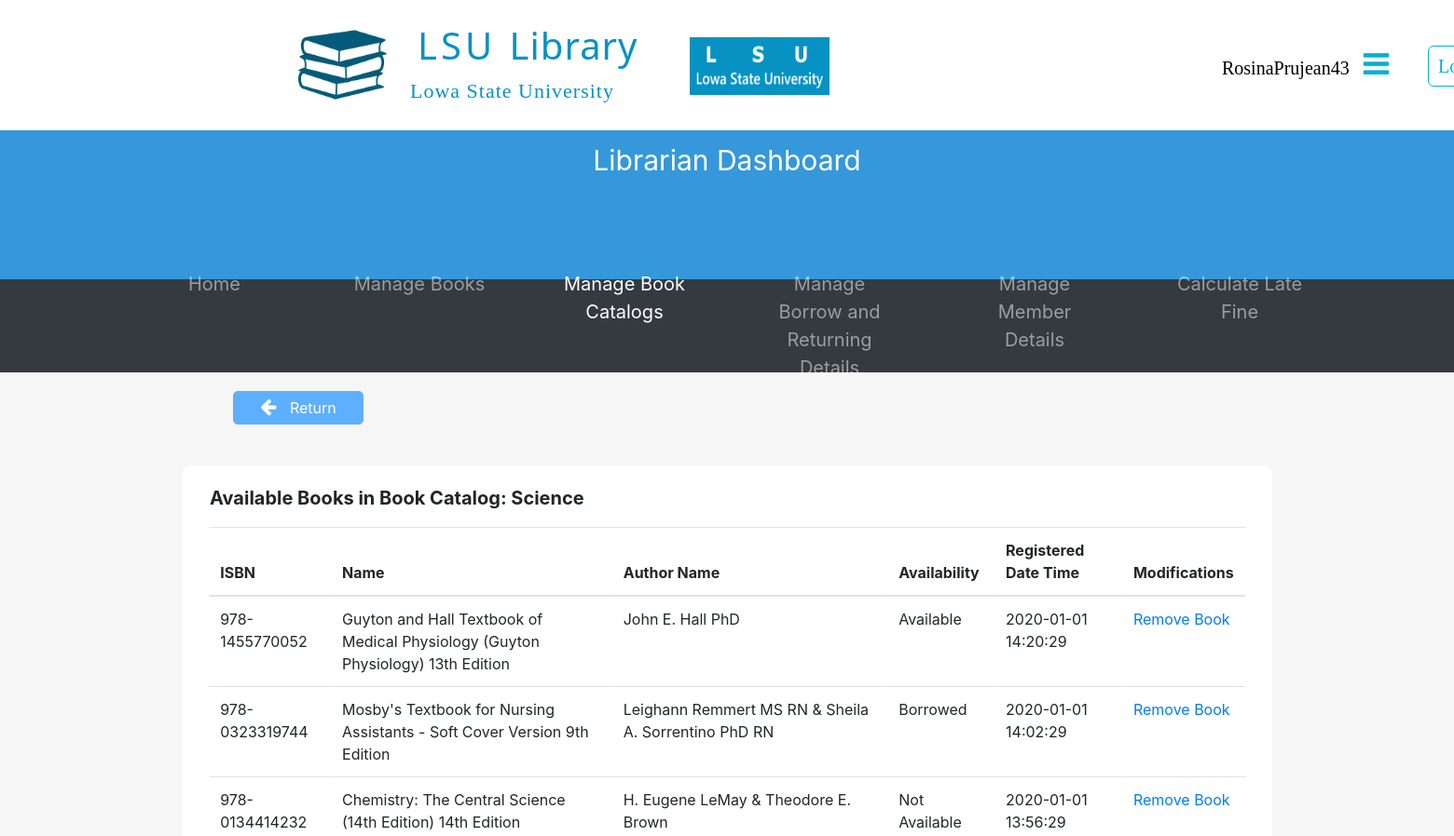
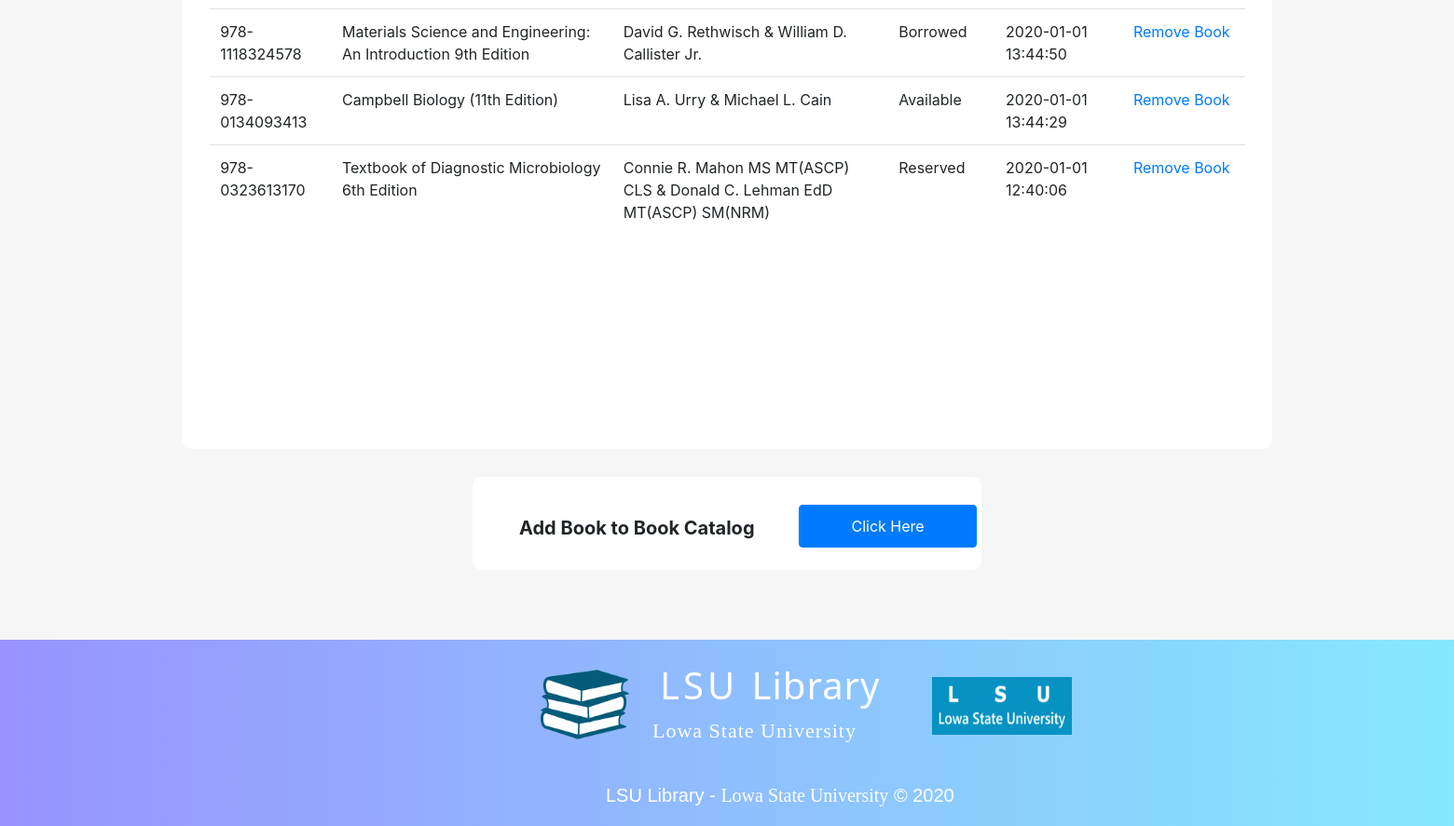
The page /librarianDashboard/2.manageBookCatalog/viewBooks.php?id=22450002 (signed in) on the database its author committed (2 pictures, top to bottom).
### tables this page shows
CREATE TABLE BookCatalog(
  CatalogID INT(8) AUTO_INCREMENT,
  Name VARCHAR(40) NOT NULL,
  NoOfBooks INT DEFAULT '0',
  CreatedDateTime DATETIME DEFAULT CURRENT_TIMESTAMP,
  PRIMARY KEY (CatalogID)
);

CREATE TABLE Book(
  ISBN VARCHAR(17) NOT NULL,
  Name VARCHAR(200) NOT NULL,
  bcCategoryID INT(8) NOT NULL,
  baAvailabilityID INT(8) NOT NULL,
  ReserveDateTime DATETIME,
  uUserID_ReservedBy INT(8),
  RegisteredDateTime DATETIME DEFAULT CURRENT_TIMESTAMP,
  PRIMARY KEY (ISBN),
  FOREIGN KEY (bcCategoryID) REFERENCES BookCategory (CategoryID),
  FOREIGN KEY (baAvailabilityID) REFERENCES BookAvailability (AvailabilityID),
  FOREIGN KEY (uUserID_ReservedBy) REFERENCES User (UserID)
);

CREATE TABLE BookAuthor(
  bISBN VARCHAR(17) NOT NULL,
  Author VARCHAR(50) NOT NULL,
  PRIMARY KEY (bISBN, Author),
  FOREIGN KEY (bISBN) REFERENCES Book (ISBN)
);

CREATE TABLE BookAvailability(
  AvailabilityID INT(8) AUTO_INCREMENT,
  Availability VARCHAR(15) NOT NULL,
  PRIMARY KEY (AvailabilityID)
);

### librarianDashboard/2.manageBookCatalog/viewBooks.php (the view, shortened to what this page needs)
<?php
  include_once("../../LSULibraryDBConnection.php");
  $bookCatalogID = $_GET['id'];
      ?> <script>
<!DOCTYPE html>
<html>
  <head>
    <link rel="stylesheet" href="../../assets/css/defaultLayout.css">
    <link rel="stylesheet" href="https://cdnjs.cloudflare.com/ajax/libs/font-awesome/4.7.0/css/font-awesome.min.css">
    <link rel="stylesheet" href="../../assets/bootstrap/css/bootstrap.min.css">
  </head>
  <body>
        <div style="height: 140px; width: 100%;">
              <div id="logoSection">
		<a href="../librarianDashboard.php">
                  <img src="../../assets/Images/LSULibraryLogo.png" alt="LSU Library Logo" id="lsuLibraryLogoIcon">
                </a>
                <h1 id="mainTitle"> LSU <span id="mainTitleSpan">Library</span> </h1>
                <p id="mainTitleSub">Lowa State University</p>
                <img src="../../assets/Images/LSUUniversityLogo.png" alt="LSU Logo" id="lsuLogoIcon">
              </div>
              <table id="navSection">
                <tr>
                  <td class="navItem" id="navItem1">
                    <a href="../5.accountDetails/librarianAccountDetails.php" data-toggle="popover" data-trigger="hover" data-placement="bottom" title="Options"
                    data-content="View Account Details" style="color: black;">
                      <?php echo $_SESSION['username']; ?> &nbsp
                      <i class="fa fa-bars" style="font-size: 32px;
                                                  color: #00B1D2FF;"></i> &nbsp
                    </a>
                  </td>
                  <td class="navItem" id="navItem2">
                    <a href="../../logout.php">Logout</a>
                  </td>
                </tr>
              </table>
        </div>
            <div style="background-color: #3498DB;
                        width: 100%;
                        height: 160px;">
              <p style="font-size: 30px;
                        color: white;
                        text-align: center;
                        padding-top: 10px;">Librarian Dashboard</p>
              <div style="position: absolute;
                          left: 50%;
                          transform: translate(-50%,-0%);">
              </div>
            </div>
            <nav class="navbar navbar-expand-sm bg-dark navbar-dark" style="height: 100px;">
              <ul class="navbar-nav" style="text-align: center;
                                            position: absolute;
                                            left: 50%;
                                            transform: translate(-50%,-0%);
                                            font-size: 20px;">
                <li class="nav-item">
                  <a class="nav-link" href="../librarianDashboard.php">Home</a>
                </li>
                <li class="nav-item">
                  <a class="nav-link" href="../1.manageBooks/manageBooks.php">Manage Books</a>
                </li>
                <li class="nav-item active">
                  <a class="nav-link" href="manageBookCatalog.php">Manage Book Catalogs</a>
                </li>
                <li class="nav-item">
                  <a class="nav-link" href="#">Manage Borrow and Returning Details</a>
                </li>
                <li class="nav-item">
                  <a class="nav-link" href="#">Manage Member Details</a>
                </li>
                <li class="nav-item">
                  <a class="nav-link" href="#">Calculate Late Fine</a>
                </li>
              </ul>
            </nav>
          <div style="width: 100%;
                      height: 1185px;
                      background-color: #F6F6F6;">
            <button type="button" name="return" style="color: #FFFFFF;
                                                      background-color: #5EAFFF;
                                                      border: 1px solid #5EAFFF;
                                                      padding: 5px;
                                                      border-radius: 5px;
                                                      width: 140px;
                                                      position: absolute;
                                                      top: 420px;
                                                      left: 250px;" onClick="window.location.href = 'manageBookCatalog.php';">
              <i class="fa fa-arrow-left" style="font-size: 20px;
                                                margin-right: 10px;"></i>
              Return
            </button>
            <div style="width: 75%;
                        height: 880px;
                        background-color: #FFFFFF;
                        border-radius: 10px;
                        position: relative;
                        left: 50%;
                        transform: translateX(-50%);
                        top: 100px;">
                <?php
                  $bookCatalogNameSQL = "SELECT Name FROM BookCatalog WHERE CatalogID = '$bookCatalogID';";
                  $bookCatalogNameResult = mysqli_query($databaseConn, $bookCatalogNameSQL);
                  $bookCatalogName = "";
                  while($bookCatalogNameRow = mysqli_fetch_array($bookCatalogNameResult)){
                    $bookCatalogName = $bookCatalogNameRow["Name"];
                  }
                ?>
              <p style="font-size: 20px;
                        padding-left: 30px;
                        padding-top: 20px;"><b>Available Books in Book Catalog: <?php echo $bookCatalogName; ?></b></p>
              <div style="width: 95%;
                          height: 790px;
                          background-color: white;
                          position: absolute;
                          left: 50%;
                          transform: translateX(-50%);
                          overflow-y: scroll;">
                <?php
                  $bookDetailsSQL = "SELECT b.ISBN, b.Name, ba.Availability, b.RegisteredDateTime FROM Book b
                                    INNER JOIN BookAvailability ba ON ba.AvailabilityID = b.baAvailabilityID
                                    INNER JOIN BookCatalogHasBook bchb ON bchb.bISBN = b.ISBN
                                    INNER JOIN BookCatalog bc ON bc.CatalogID = bchb.bcCatalogID
                                    WHERE bchb.bcCatalogID = '$bookCatalogID'
                                    ORDER BY RegisteredDateTime DESC;";
                  $bookDetailsResult = mysqli_query($databaseConn, $bookDetailsSQL);
                ?>
                <table class="table table-hover fixed_header" style="border-radius: 10px;">
                  <thead>
                    <tr>
                      <th> ISBN </th>
                      <th> Name </th>
                      <th> Author Name </th>
                      <th> Availability </th>
                      <th> Registered Date Time </th>
                      <th> Modifications </th>
                    </tr>
                  </thead>
                  <tbody>
                      <?php
                        while($bookDetailsRow = mysqli_fetch_array($bookDetailsResult)){
                          $ISBN = $bookDetailsRow["ISBN"];
                      ?>
                    <tr>
                      <td title="ISBN"><?php echo $ISBN ?></td>
                      <td title="Book Name"><?php echo $bookDetailsRow["Name"]; ?></td>
                        <?php
                          $bookAuthorSQL = "SELECT Author FROM BookAuthor WHERE bISBN = '$ISBN';";
                          $bookAuthorResult = mysqli_query($databaseConn, $bookAuthorSQL);
                          $bookAuthorRowCount = mysqli_num_rows($bookAuthorResult);
                          if($bookAuthorRowCount == 1){
                            while($bookAuthorRow = mysqli_fetch_array($bookAuthorResult)){
                              ?><td  title="Book Author"><?php echo $bookAuthorRow["Author"]; ?></td><?php
                            }
                          }
                          else if($bookAuthorRowCount == 2){
                            $bookAuthor = [];
                            while($bookAuthorRow = mysqli_fetch_array($bookAuthorResult)){
                              $bookAuthor[] = $bookAuthorRow["Author"];
                            }
                            ?><td  title="Book Author"><?php echo $bookAuthor[0]." & ".$bookAuthor[1]; ?></td><?php
                          }
                        ?>
                      <td title="Availability"><?php echo $bookDetailsRow["Availability"]; ?></td>
                      <td title="Registered Date Time"><?php echo $bookDetailsRow["RegisteredDateTime"]; ?></td>
                      <td>
						            <a href="removeBook.php?id=<?php echo $bookCatalogID; ?>&isbn=<?php echo $ISBN ?>"
                          onClick="return confirm('This book will be removed from this catalog.\nAre you such you want to continue?')">
                          Remove Book
                        </a>
                      </td>
                    </tr>
                      <?php } ?>
                  </tbody>
                </table>
              </div>
            </div>
            <div style="width: 35%;
                        height: 100px;
                        background-color: #FFFFFF;
                        border-radius: 10px;
                        position: relative;
                        left: 50%;
                        transform: translateX(-50%);
                        top: 130px;">
              <p style="font-size: 20px;
                        padding-left: 50px;
                        padding-top: 40px;"><b>Add Book to Book Catalog</b></p>
              <button type="button" class="btn btn-primary" data-toggle="modal" data-target="#addBookModal"
               style="padding: 10px;
                      width: 35%;
                      position: absolute;
                      left: 350px;
                      top: 30px;">
                Click Here
              </button>
            </div>
          </div>
          <div id="footer">
            <div id="footerLogoSection">
              <img src="../../assets/images/LSULibraryLogo.png" alt="LSU Library Logo" id="lsuLibraryLogoIcon">
              <h1 id="mainTitle"> LSU <span id="mainTitleSpan">Library</span> </h1>
              <p id="mainTitleSub">Lowa State University</p>
              <img src="../../assets/images/LSUUniversityLogo.png" alt="LSU Logo" id="lsuLogoIcon">
            </div>
            <p id="footerText1Main">LSU Library - <span id="footerText1Sub">Lowa State University</span> &copy; 2020</p>
          </div>
  </body>
</html>

### assets/css/defaultLayout.css (style rules this page uses)
* { margin: 0; }
#lsuLibraryLogoIcon { height: 95px; width: 95px; position: relative; top: 122px; left: -120px; }
#logoSection { position: relative; top: -100px; left: 440px; }
#mainTitle { color: #0692c2; letter-spacing: 4px; font-family: 'Noto Sans', sans-serif; font-size: 40px; padding-top: 30px; padding-left: 8px; }
#mainTitleSpan { letter-spacing: 1px; }
#mainTitleSub { font-size: 22px; font-family: verdana; color: #0692c2; letter-spacing: 1px; }
#lsuLogoIcon { height: 62px; width: 150px; position: relative; top: -90px; left: 300px; }
#navSection { position: relative; top: -240px; left: 1280px; }
.navItem { padding-left: 20px; }
.navItem a { font-size: 25px; text-decoration: none; color: #00B1D2FF; font-family: verdana; font-size: 20px; border-style: solid; border-width: thin; border-radius: 6px; padding: 10px; }
#navItem1 a { border-color: white; transition-duration: 0.4s; }
#navItem2 a { transition-duration: 0.4s; }
#footer { background-image: linear-gradient(to right, #9993ff, #86e9fd); height: 200px; }
#footerLogoSection { position:relative; top: -100px; left: 700px; }
#footerLogoSection h1 { color: white; }
#footerLogoSection span { color: white; }
#footerLogoSection p { color: white; }
#footerText1Main { position: relative; top: -140px; left: 650px; font-family: sans-serif; font-size: 20px; color: white; }
#footerText1Sub { font-family: serif; font-size: 20px; color: white; }

### librarianDashboard/2.manageBookCatalog/viewBooks.php (style rules this page uses)
nav li { margin-left:30px; margin-right:30px; width: 160px; }

### rows shown on the page
bookcatalog: Name "Science"
book: ISBN "978-1455770052", Name "Guyton and Hall Textbook of Medical Physiology (Guyton Physiology) 13th Edition", baAvailabilityID.Availability "Available", RegisteredDateTime "2020-01-01 14:20:29"
bookauthor: Author "John E. Hall PhD"
book: ISBN "978-0323319744", Name "Mosby's Textbook for Nursing Assistants - Soft Cover Version 9th Edition", bookAuthor "Leighann Remmert MS RN", bookAuthor "Sheila A. Sorrentino PhD RN", baAvailabilityID.Availability "Borrowed", RegisteredDateTime "2020-01-01 14:02:29"
book: ISBN "978-0134414232", Name "Chemistry: The Central Science (14th Edition) 14th Edition", bookAuthor "H. Eugene LeMay", bookAuthor "Theodore E. Brown", baAvailabilityID.Availability "Not Available", RegisteredDateTime "2020-01-01 13:56:29"
book: ISBN "978-1118324578", Name "Materials Science and Engineering: An Introduction 9th Edition", bookAuthor "David G. Rethwisch", bookAuthor "William D. Callister Jr.", baAvailabilityID.Availability "Borrowed", RegisteredDateTime "2020-01-01 13:44:50"
book: ISBN "978-0134093413", Name "Campbell Biology (11th Edition)", bookAuthor "Lisa A. Urry", bookAuthor "Michael L. Cain", baAvailabilityID.Availability "Available", RegisteredDateTime "2020-01-01 13:44:29"
book: ISBN "978-0323613170", Name "Textbook of Diagnostic Microbiology 6th Edition", bookAuthor "Connie R. Mahon MS MT(ASCP) CLS", bookAuthor "Donald C. Lehman EdD MT(ASCP) SM(NRM)", baAvailabilityID.Availability "Reserved", RegisteredDateTime "2020-01-01 12:40:06"

### other values the page prints
$_SESSION['username'] "RosinaPrujean43"
